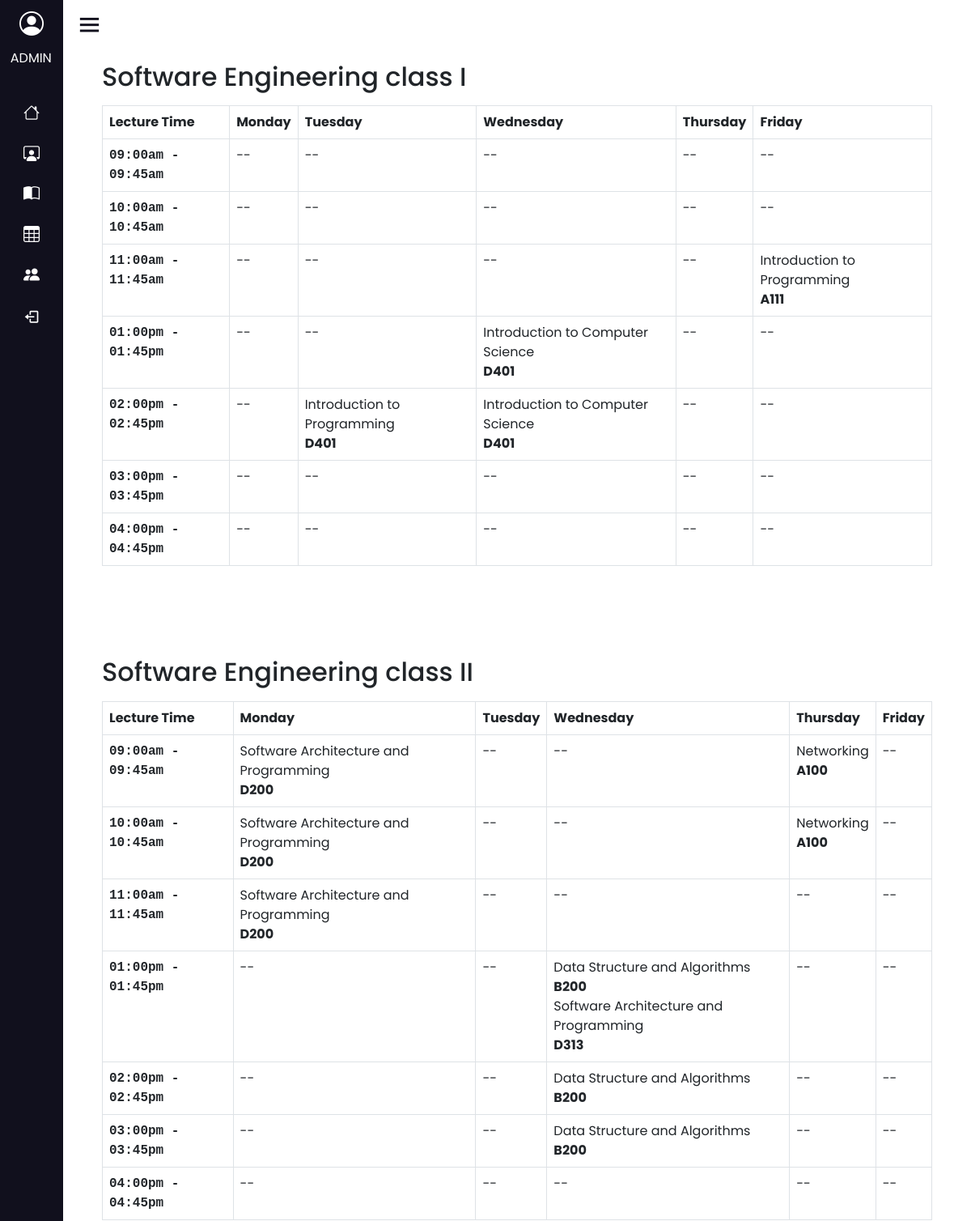
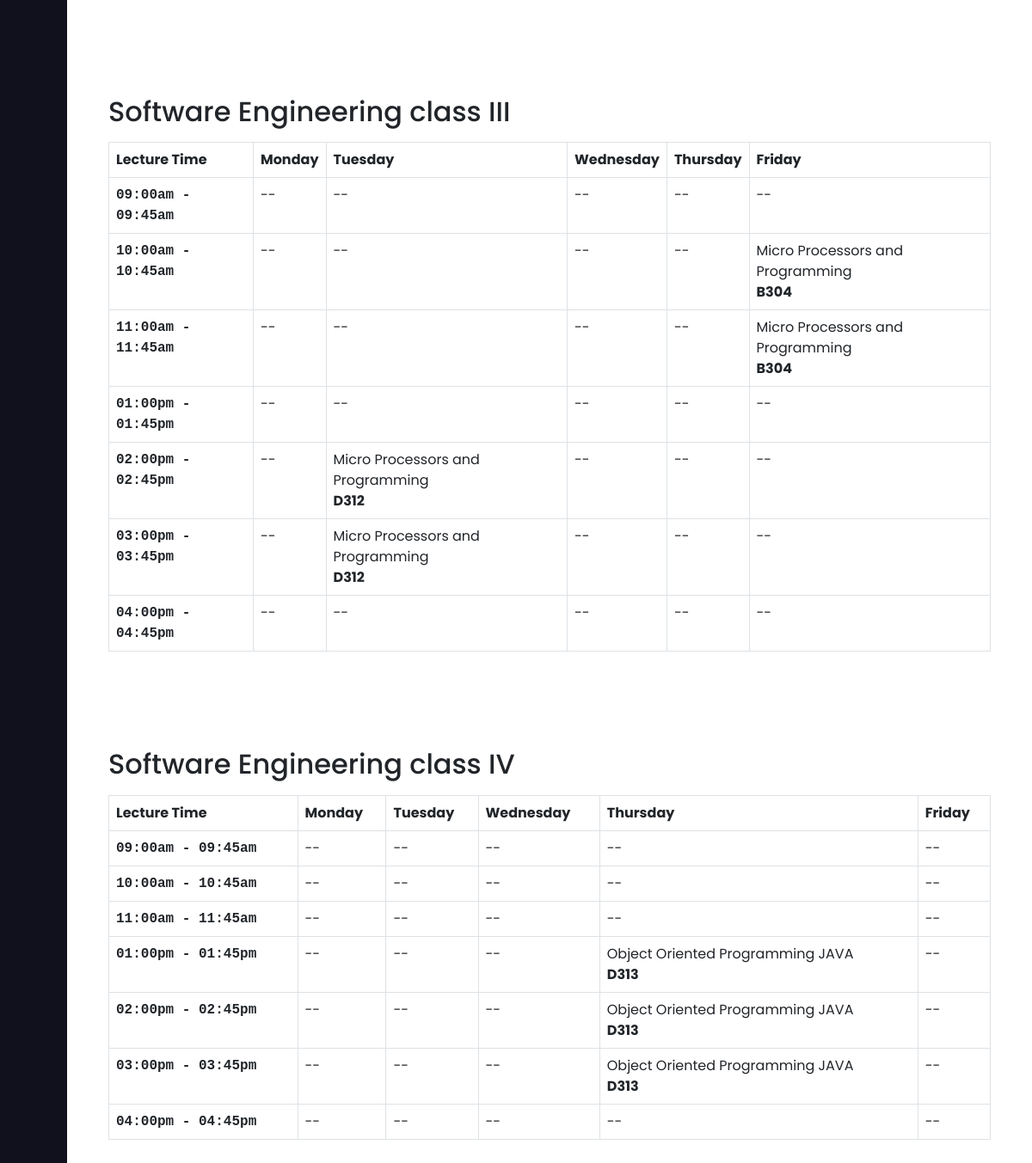
Screenshot of /home (signed in) with the database file from the repository (2 pictures, top to bottom).
### course_management/models.py (models this page shows, shortened)
class ClassRoom(models.Model):
    DAYS_OF_WEEK_CHOICES = [
        ('monday', 'Monday'),
        ('tuesday', 'Tuesday'),
        ('wednesday', 'Wednesday'),
        ('thursday', 'Thursday'),
        ('friday', 'Friday'),
        ('saturday', 'Saturday'),
    ]
    LECTURE_START_TIMES = [
        ('09:00am-09:45am', '09:00am-09:45am'),
        ('10:00am-10:45am', '10:00am-10:45am'),
        ('11:00am-11:45am', '11:00am-11:45am'),
        ('01:00pm-01:45pm', '01:00pm-01:45pm'),
        ('02:00pm-02:45pm', '02:00pm-02:45pm'),
        ('03:00pm-03:45pm', '03:00pm-03:45pm'),
        ('04:00pm-04:45pm', '04:00pm-04:45pm'),
    ]
    course = models.ForeignKey('Course', related_name='class_room',on_delete=models.SET_NULL, null=True)
    room_no = models.CharField(max_length=100)
    day = models.CharField(choices=DAYS_OF_WEEK_CHOICES , max_length=30)
    lecture_time = models.CharField(choices=LECTURE_START_TIMES , max_length=50)
    def __str__(self) -> str:
        return self.course.course_name +"  "+self.room_no

class Course(models.Model):
    course_language  = models.CharField(max_length=20 , choices=(('English','English') , ('Turkish','Turkish')), default='Turkish')
    course_level = models.CharField(max_length=200 , choices=(('associate degree','associate degree'),('licence','licence') , ('master degree','master degree'),('doc','doc')), default='licence')
    aim_of_lesson = models.TextField()
    course_content = models.TextField()
    course_assistants = models.ManyToManyField('Personal', related_name='assistants', blank=True)
    course_resources  = models.ManyToManyField(Resource)
    course_structure  = models.OneToOneField(CourseStructure , blank=True , null=True , on_delete=models.SET_NULL)
    course_learning_outcomes = models.ManyToManyField(CourseOutcomes)
    faculty = models.ForeignKey(Faculty, on_delete=models.CASCADE)
    department = models.ForeignKey( Department, on_delete=models.CASCADE)
    class_no= models.IntegerField( default=0 )
    course_code = models.CharField(max_length=15 , default="MYAZ230")
    course_name = models.CharField(max_length=400)
    lecturer = models.ForeignKey('Personal', on_delete= models.SET_NULL , null=True  , related_name='course_set')
    credit = models.IntegerField(default=0)
    course_topics = models.ManyToManyField('CourseTopic' , blank=True )
    midterm_exam = models.IntegerField(  validators=[MaxValueValidator(100)], default=40 ,blank=True)
    final_exam = models.IntegerField( validators=[MaxValueValidator(100)], default=60 ,blank=True, null=True)
    assginment = models.IntegerField( validators=[MaxValueValidator(100)] ,blank=True, null=True)
    practice = models.IntegerField( validators=[MaxValueValidator(100)] ,blank=True, null=True)
    project = models.IntegerField( validators=[MaxValueValidator(100)] ,blank=True, null=True)
    course_document = models.FileField(upload_to='lesson_documents/',null=True)
    semester_choices=(
        ('Spring Semester', 'Spring Semester'),
        ('Fall Semester','Fall Semester')
    )
    semester = models.CharField(max_length=30 , choices=semester_choices , null=True , blank=True)
    _semester_choice = (
        (1,'1'),
        (2,'2'),
        (3,'3'),
        (4,'4'),
        (5,'5'),
        (6,'6'),
        (7,'7'),
        (8,'8'),
    )
    semester_no = models.IntegerField(choices=_semester_choice , default=1)
    def __str__(self):
        return self.course_name

### course_management/views.py (the view, shortened to what this page needs)
# urls.py: path('home' , views.home , name = 'home'),
@login_required
def home(request):
    DAYS_OF_WEEK_CHOICES = [
        'monday',
        'tuesday',
        'wednesday',
        'thursday',
        'friday'
    ]
    LECTURE_START_TIMES = [
        ('09:00am', '09:45am'),
        ('10:00am', '10:45am'),
        ('11:00am', '11:45am'),
        ('01:00pm', '01:45pm'),
        ('02:00pm', '02:45pm'),
        ('03:00pm', '03:45pm'),
        ('04:00pm', '04:45pm')
    ]
    if (request.user.is_superuser):
        class_room1 = ClassRoom.objects.all().filter(course__class_no=1)
        class_room2 = ClassRoom.objects.all().filter(course__class_no=2)
        class_room3 = ClassRoom.objects.all().filter(course__class_no=3)
        class_room4 = ClassRoom.objects.all().filter(course__class_no=4)
        print(class_room2)
        return render(request, 'course_management/administration/class_programs.html', {'class_room1': class_room1, 'class_room2': class_room2, 'class_room3': class_room3, 'class_room4': class_room4, 'lecture_times': LECTURE_START_TIMES, 'lecture_days': DAYS_OF_WEEK_CHOICES})

### course_management/templates/course_management/administration/class_programs.html (shortened to what this page needs)
{% extends 'course_management/administration/admin_home.html' %}
{% block homecontent %}
<div style="padding: 3rem; padding-top: 0%; padding-bottom: 5rem;">
    <h2 style="margin: 1rem; margin-left: 0%;">Software Engineering class I</h2>
    <table class="table table-bordered table-hover">
        <thead>
            <tr>
                <th scope="col">Lecture Time</th>
                {% for d in lecture_days %}
                <th scope="col">{{d|capfirst}}</th>
                {% endfor %}
            </tr>
        </thead>
        <tbody>
            {% for start_time , end_time in lecture_times %}
            <tr>
                <th scope="row">
                    <div class="monospaced-text">{{start_time}} - {{end_time}}</div>
                </th>
                <td name="schedule_cell">
                </td>
                <td name="schedule_cell">
                    {% for room in class_room1 %}
                    {% if room.day == 'tuesday' and room.lecture_time == start_time|add:'-'|add:end_time %}
                    <div>{{room.course}}</div>
                    <div style="font-weight: bold;">{{room.room_no}}</div>
                    {% endif %}
                    {% endfor %}
                </td>
                <td name="schedule_cell">
                    {% for room in class_room1 %}
                    {% if room.day == 'wednesday' and room.lecture_time == start_time|add:'-'|add:end_time %}
                    <div>{{room.course}}</div>
                    <div style="font-weight: bold;">{{room.room_no}}</div>
                    {% endif %}
                    {% endfor %}
                </td>
                <td name="schedule_cell">
                </td>
                <td name="schedule_cell">
                    {% for room in class_room1 %}
                    {% if room.day == 'friday' and room.lecture_time == start_time|add:'-'|add:end_time %}
                    <div>{{room.course}}</div>
                    <div style="font-weight: bold;">{{room.room_no}}</div>
                    {% endif %}
                    {% endfor %}
                </td>
            </tr>
            {% endfor %}
        </tbody>
    </table>
</div>
<div style="padding: 3rem; padding-top: 0%; padding-bottom: 5rem;">
    <h2 style="margin: 1rem; margin-left: 0%;">Software Engineering class II</h2>
    <table class="table table-bordered table-hover">
        <thead>
            <tr>
                <th scope="col">Lecture Time</th>
                {% for d in lecture_days %}
                <th scope="col">{{d|capfirst}}</th>
                {% endfor %}
            </tr>
        </thead>
        <tbody>
            {% for start_time , end_time in lecture_times %}
            <tr>
                <th scope="row">
                    <div class="monospaced-text">{{start_time}} - {{end_time}}</div>
                </th>
                <td name="schedule_cell">
                    {% for room in class_room2 %}
                    {% if room.day == 'monday' and room.lecture_time == start_time|add:'-'|add:end_time %}
                    <div>{{room.course}}</div>
                    <div style="font-weight: bold;">{{room.room_no}}</div>
                    {% endif %}
                    {% endfor %}
                </td>
                <td name="schedule_cell">
                </td>
                <td name="schedule_cell">
                    {% for room in class_room2 %}
                    {% if room.day == 'wednesday' and room.lecture_time == start_time|add:'-'|add:end_time %}
                    <div>{{room.course}}</div>
                    <div style="font-weight: bold;">{{room.room_no}}</div>
                    {% endif %}
                    {% endfor %}
                </td>
                <td name="schedule_cell">
                    {% for room in class_room2 %}
                    {% if room.day == 'thursday' and room.lecture_time == start_time|add:'-'|add:end_time %}
                    <div>{{room.course}}</div>
                    <div style="font-weight: bold;">{{room.room_no}}</div>
                    {% endif %}
                    {% endfor %}
                </td>
                <td name="schedule_cell">
                </td>
            </tr>
            {% endfor %}
        </tbody>
    </table>
</div>
<div style="padding: 3rem; padding-top: 0%; padding-bottom: 5rem;">
    <h2 style="margin: 1rem; margin-left: 0%;">Software Engineering class III</h2>
    <table class="table table-bordered table-hover">
        <thead>
            <tr>
                <th scope="col">Lecture Time</th>
                {% for d in lecture_days %}
                <th scope="col">{{d|capfirst}}</th>
                {% endfor %}
            </tr>
        </thead>
        <tbody>
            {% for start_time , end_time in lecture_times %}
            <tr>
                <th scope="row">
                    <div class="monospaced-text">{{start_time}} - {{end_time}}</div>
                </th>
                <td name="schedule_cell">
                </td>
                <td name="schedule_cell">
                    {% for room in class_room3 %}
                    {% if room.day == 'tuesday' and room.lecture_time == start_time|add:'-'|add:end_time %}
                    <div>{{room.course}}</div>
                    <div style="font-weight: bold;">{{room.room_no}}</div>
                    {% endif %}
                    {% endfor %}
                </td>
                <td name="schedule_cell">
                </td>
                <td name="schedule_cell">
                </td>
                <td name="schedule_cell">
                    {% for room in class_room3 %}
                    {% if room.day == 'friday' and room.lecture_time == start_time|add:'-'|add:end_time %}
                    <div>{{room.course}}</div>
                    <div style="font-weight: bold;">{{room.room_no}}</div>
                    {% endif %}
                    {% endfor %}
                </td>
            </tr>
            {% endfor %}
        </tbody>
    </table>
</div>
<div style="padding: 3rem; padding-top: 0%; padding-bottom: 5rem;">
    <h2 style="margin: 1rem; margin-left: 0%;">Software Engineering class IV</h2>
    <table class="table table-bordered table-hover">
        <thead>
            <tr>
                <th scope="col">Lecture Time</th>
                {% for d in lecture_days %}
                <th scope="col">{{d|capfirst}}</th>
                {% endfor %}
            </tr>
        </thead>
        <tbody>
            {% for start_time , end_time in lecture_times %}
            <tr>
                <th scope="row">
                    <div class="monospaced-text">{{start_time}} - {{end_time}}</div>
                </th>
                <td name="schedule_cell">
                </td>
                <td name="schedule_cell">
                </td>
                <td name="schedule_cell">
                </td>
                <td name="schedule_cell">
                    {% for room in class_room4 %}
                    {% if room.day == 'thursday' and room.lecture_time == start_time|add:'-'|add:end_time %}
                    <div>{{room.course}}</div>
                    <div style="font-weight: bold;">{{room.room_no}}</div>
                    {% endif %}
                    {% endfor %}
                </td>
                <td name="schedule_cell">
                </td>
            </tr>
            {% endfor %}
        </tbody>
    </table>
</div>
{% endblock %}

### course_management/static/css/style.css (style rules this page uses)
* { margin: 0; padding: 0; box-sizing: border-box; font-family: 'Poppins', sans-serif; }

### course_management/templates/course_management/administration/admin_home.html (style rules this page uses)
.monospaced-text { font-family: 'Courier New', Courier, monospace; }

### rows the page displays
ClassRoom: course "Introduction to Programming", room_no "A111"
ClassRoom: course "Introduction to Computer Science", room_no "D401"
ClassRoom: course "Introduction to Programming", room_no "D401"
ClassRoom: course "Introduction to Computer Science", room_no "D401"
ClassRoom: course "Software Architecture and Programming", room_no "D200"
ClassRoom: course "Networking", room_no "A100"
ClassRoom: course "Software Architecture and Programming", room_no "D200"
ClassRoom: course "Networking", room_no "A100"
ClassRoom: course "Software Architecture and Programming", room_no "D200"
ClassRoom: course "Data Structure and Algorithms", room_no "B200"
ClassRoom: course "Software Architecture and Programming", room_no "D313"
ClassRoom: course "Data Structure and Algorithms", room_no "B200"
ClassRoom: course "Data Structure and Algorithms", room_no "B200"
ClassRoom: course "Micro Processors and Programming", room_no "B304"
ClassRoom: course "Micro Processors and Programming", room_no "B304"
ClassRoom: course "Micro Processors and Programming", room_no "D312"
ClassRoom: course "Micro Processors and Programming", room_no "D312"
ClassRoom: course "Object Oriented Programming JAVA", room_no "D313"
ClassRoom: course "Object Oriented Programming JAVA", room_no "D313"
ClassRoom: course "Object Oriented Programming JAVA", room_no "D313"

### other values shown
{{ d|capfirst }} "Monday" "Tuesday" "Wednesday" "Thursday" "Friday"
{{ start_time }} "09:00am" "10:00am" "11:00am" "01:00pm" "02:00pm" "03:00pm" "04:00pm"
{{ end_time }} "09:45am" "10:45am" "11:45am" "01:45pm" "02:45pm" "03:45pm" "04:45pm"
